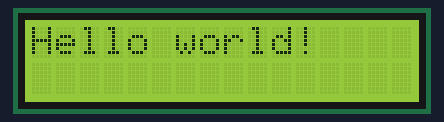
Bench run of a sketch on a simulated ESP32. On the bench: 16×2 character LCD. What the sketch prints to the serial monitor is not drawn.

Above: at 0.1 s.
At 1.1 s:
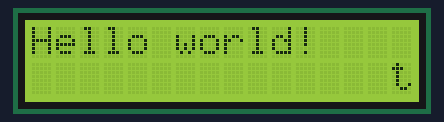
At 1.6 s:
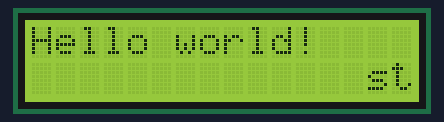
At 2.1 s:
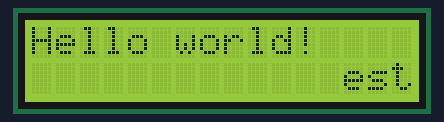
At 2.6 s:
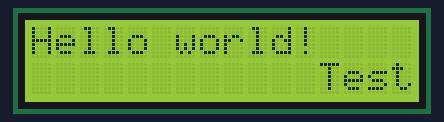
At 5.6 s:
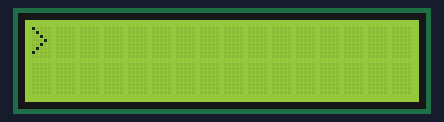

The sketch:

LCD_1602.ino
```cpp
/*
  Dieser Sketch benötigt die Bibliothek LiquidCrystal I2C von Frank de Brabander.
  Die Installation kann über die Bibliotheksverwaltung erfolgen.
*/
#include <LiquidCrystal_I2C.h>

// LCD initialisieren: Adresse 0x27, 16 Spalten, 2 Zeilen
LiquidCrystal_I2C lcd(0x27, 16, 2);

void setup() {
  Serial.begin(115200);
  Serial.println("\n----------------\nSetup");

  // LCD-Setup
  lcd.init();
  lcd.clear();
  lcd.backlight();

  // Testnachricht
  lcd.setCursor(0, 0);
  lcd.print("Hello world!");
  delay(1000);
  lcd.setCursor(15, 1);
  lcd.print("t");
  delay(500);
  lcd.setCursor(14, 1);
  lcd.print("s");
  delay(500);
  lcd.setCursor(13, 1);
  lcd.print("e");
  delay(500);
  lcd.setCursor(12, 1);
  lcd.print("T");
  delay(3000);

  Serial.println("Setup abgeschlossen");
}

void loop() {
  // Beispiel für 2-zeilig durchlaufendes Symbol
  lcd.clear();
  for (int row = 0; row < 2; row++)
  {
    for (int col = 0; col < 16; col++)
    {
      lcd.setCursor(col, row);
      lcd.print(">");
      delay(800);
      lcd.setCursor(col, row);
      lcd.print(" ");
    }
  }
}
```

Measured:
- what the display in image 1 shows lasts 0.5 s, from 1.1 s to 1.6 s
- what the display in image 4 shows lasts 3.0 s, from 2.6 s to 5.6 s
- what the display in image 5 shows lasts 0.8 s, from 5.6 s to 6.4 s
